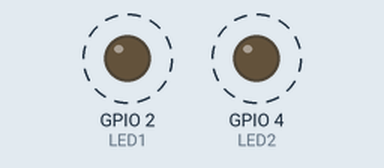
Recording of a sketch running on a simulated ESP32. Parts: output pins drawn as LEDs (lit = HIGH). Dashed ring = blinking. What the sketch prints to the serial monitor is not drawn.

Above: at 0.15 s.
Timing chart, 0 to 3.0 s (numbered marks = the images above):
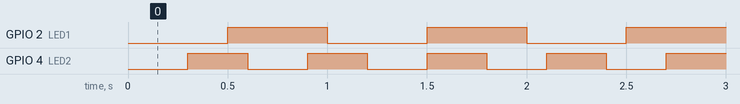

The sketch:

projeto_03_sem_rtos.ino
```cpp
/*************************************************
 * Experimento 7 - Uso dos nucleos do ESP32
 * Projeto 3 (roteiro: "Experimento 4 - Versao 2")
 * Comparacao SEM FreeRTOS (programacao sequencial)
 *
 * Mesmo comportamento do Projeto 2, mas em um unico
 * loop, sem multitarefa real (temporizacao por millis()).
 *************************************************/

#define LED1 2
#define LED2 4

unsigned long t1 = 0;
unsigned long t2 = 0;

const unsigned long periodoLED1 = 500;
const unsigned long periodoLED2 = 300;

void setup() {

  Serial.begin(115200);

  pinMode(LED1, OUTPUT);
  pinMode(LED2, OUTPUT);

  digitalWrite(LED1, LOW);
  digitalWrite(LED2, LOW);

  t1 = millis();
  t2 = millis();

  Serial.println("Sistema iniciado - Sem RTOS");
}

void loop() {

  unsigned long agora = millis();

  // Controle temporal do LED1
  if (agora - t1 >= periodoLED1) {

    unsigned long intervalo = agora - t1;

    digitalWrite(LED1, !digitalRead(LED1));

    Serial.printf(
      "LED1 | Esperado: %lums | Observado: %lums\n",
      periodoLED1, intervalo
    );

    t1 = agora;
  }

  // Controle temporal do LED2
  if (agora - t2 >= periodoLED2) {

    unsigned long intervalo = agora - t2;

    digitalWrite(LED2, !digitalRead(LED2));

    Serial.printf(
      "LED2 | Esperado: %lums | Observado: %lums\n",
      periodoLED2, intervalo
    );

    t2 = agora;
  }
}
```

Measured:
- by itself, GPIO 2 (LED1): alternates HIGH for 0.50 s and LOW for 0.50 s
- by itself, GPIO 4 (LED2): alternates HIGH for 0.30 s and LOW for 0.30 s
- by itself, everything shown: repeats every 3.0 s, in 14 steps
